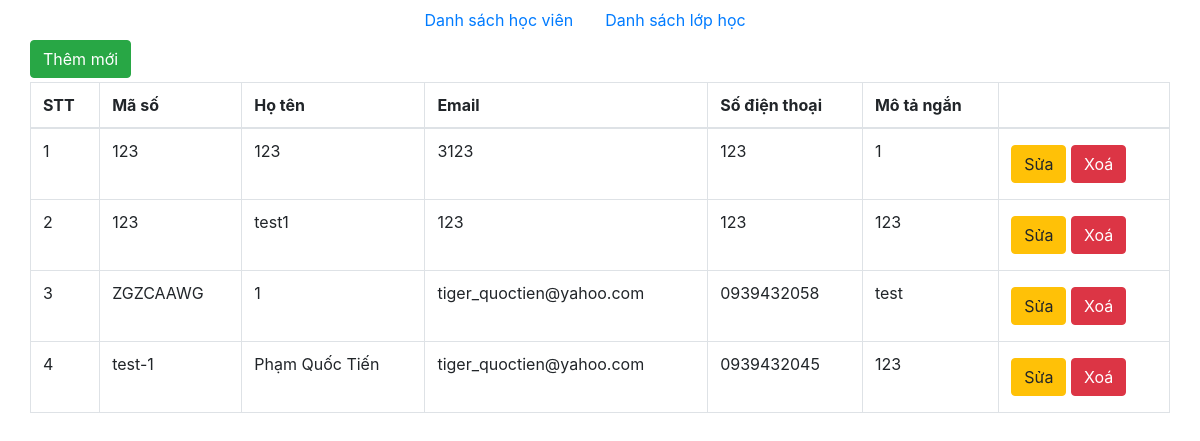
Screenshot of /list-student.php with the database file from the repository.
### tables this page shows
CREATE TABLE `students` (
  `id` int(11) NOT NULL,
  `code` varchar(255) NOT NULL,
  `full_name` text NOT NULL,
  `phone_number` varchar(255) NOT NULL,
  `email` varchar(255) NOT NULL,
  `description` text NOT NULL
);

### lib/config.php (called while the page is built, shortened)
<?php
$config['database']['servername'] = 'mysql';
$config['database']['username'] = 'root';
$config['database']['database'] = 'atad_db';
$config['database']['password'] = 'password';
$config['database']['port'] = '3306';
$config['database']['refix'] = '';

### lib/class.database.php (called while the page is built, shortened)
<?php
class database
{
	private $db;
	private $result;
	private $sql = "";
	private $refix = "";
	private $servername;
	private $username;
	private $password;
	private $database;
	private $port;
	function connect()
	{
		$this->db =  mysqli_connect($this->servername, $this->username, $this->password, $this->database,$this->port);
		$this->db->set_charset("utf8");
	}
	function query($sql = "")
	{
		if (!empty($sql))
			$this->sql = str_replace('#_', $this->refix, $sql);
		$this->result = $this->db->query($this->sql);
		return $this->result;
	}
	function num_rows()
	{
		return mysqli_num_rows($this->result);
	}
	function result_array()
	{
		$row = array();
		while (true) {
			$item =  $this->result->fetch_array(MYSQLI_ASSOC);
			if (!empty($item)) {
				$row[] = $item;
			} else {
				break;
			}
		}
		return  empty($row) ==  true ? false : $row;
	}
}

### lib/functions.php (called while the page is built, shortened)
<?php
function getItems($sql = "")
{
	global $db;
	$db->query($sql);
	return $db->result_array();
}

### sources/Student.php (called while the page is built, shortened)
<?php
class Student
{
  private $table = "students";
  public function getItems()
  {
    $items = getItems("select * from {$this->table}");
    return $items;
  }
}

### list-student.php (the view, shortened to what this page needs)
<?php
include_once "init.php";
include_once _source . "Student.php";
$ob = new Student();
$items = $ob->getItems();
?>
<!DOCTYPE html>
<html lang="en">
<head>
</head>
<body>
  <div class="container">
    <div class="row w-100 justify-content-center">
      <?php include(_layout . "header.php") ?>
    </div>
  </div>
  <div class="container">
    <div class="row">
      <a href="update-student.php?id=" class="btn btn-success mb-1">
        Thêm mới
      </a>
      <table class="table table-bordered table-hover">
        <thead>
          <tr>
            <th>STT</th>
            <th>Mã số</th>
            <th>Họ tên</th>
            <th>Email</th>
            <th>Số điện thoại</th>
            <th>Mô tả ngắn</th>
            <th>
            </th>
          </tr>
        </thead>
        <tbody>
          <?php foreach ($items as $key => $item) { ?>
            <tr>
              <td><?php echo $key + 1 ?></td>
              <td><?php echo $item['code'] ?></td>
              <td><?php echo $item['full_name'] ?></td>
              <td><?php echo $item['email'] ?></td>
              <td><?php echo $item['phone_number'] ?></td>
              <td><?php echo $item['description'] ?></td>
              <td>
                <a class="btn btn-warning my-1" href="update-student.php?id=<?php echo $item['id'] ?>">
                  Sửa</a>
                <a class="btn btn-danger" href="list-student.php?action=delete&id=<?php echo $item['id'] ?>">
                  Xoá
                </a>
              </td>
            </tr>
          <?php } ?>
        </tbody>
      </table>
    </div>
  </div>
</body>
</html>

### init.php (shortened to what this page needs)
<?php
include_once _lib . "config.php";
include_once _lib . "class.database.php";
include_once _lib . "functions.php";
$db = new database($config['database']);
?>
<link rel="stylesheet" href="https://cdn.jsdelivr.net/npm/bootstrap@4.3.1/dist/css/bootstrap.min.css">

### layouts/header.php
<nav class="nav justify-content-center">
  <a class="nav-link" href="list-student.php">Danh sách học viên</a>
  <a class="nav-link" href="list-classroom.php">Danh sách lớp học</a>
</nav>

### rows the page displays
students: code "123", full_name "123", email "3123", phone_number "123", description "1"
students: code "123", full_name "test1", email "123", phone_number "123", description "123"
students: code "ZGZCAAWG", full_name "1", email "tiger_quoctien@yahoo.com", phone_number "0939432058", description "test"
students: code "test-1", full_name "Phạm Quốc Tiến", email "tiger_quoctien@yahoo.com", phone_number "0939432045", description "123"
